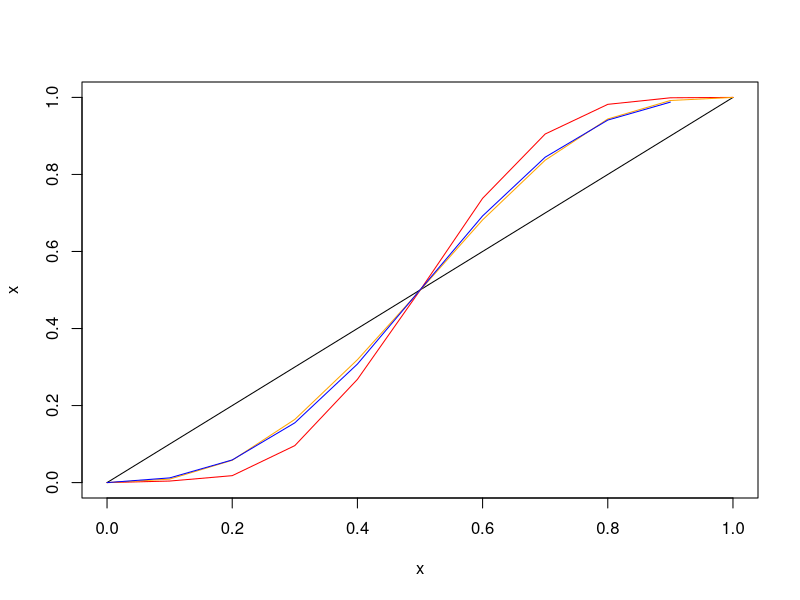

Reproduce this figure in R.



pop = 1:100
spl <- list()
i=1
while(length(pop) > 0){
	s = sample(1:length(pop), 10)
	spl[[i]] <- pop[s]
	pop = pop[-s]
	i=i+1
}

res = vector()

pop.behav = c(rep("W", 20), rep("E", 80))

for(i in 1:length(spl)){
	if(length(which(pop.behav[spl[[i]]] == "W")) > 5){
		pop.behav[spl[[i]]] <- rep("W", 10)
	}
	if(length(which(pop.behav[spl[[i]]] == "W")) < 5){
		pop.behav[spl[[i]]] <- rep("E", 10)
	}
	if(length(which(pop.behav[spl[[i]]] == "W")) == 5){
		pop.behav[spl[[i]]] <- rep(sample(c("W","E"),1), 10)
	} 
}

res = c(res, length(which(pop.behav == "W")))


x = seq(0,1,0.1)
y = c(0, 0.004, 0.018, 0.096, 0.268, 0.499, 0.738, 0.905, 0.982, 0.999, 1)
y2 = c(0, 0.009, 0.058, 0.164, 0.319, 0.499, 0.682, 0.837, 0.944, 0.992, 1)



lambda=2
yy = ((x/(1-x))^lambda) / (1+((x/(1-x))^lambda))

plot(x, x, type='l')
points(x, y, type='l', col="red")
points(x, y2, type='l', col="orange")

points(x, yy, type='l', col="blue")


